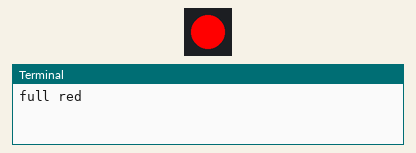
This program was run on a simulated Raspberry Pi (BCM pin numbers). Parts: 1 RGB LEDs in strip order, left to right, the last lines printed to the terminal. At 18.0 s the program stops and its outputs stay as they are.

Above: at 0.1 s.
At 3.1 s:
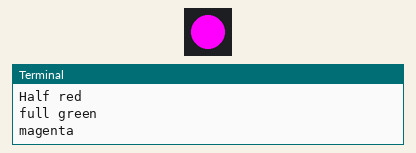
At 6.1 s:
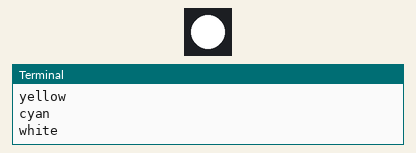
At 18.1 s:
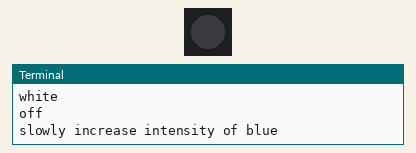
Timing chart, 0 to 19.5 s (numbered marks = the images above):
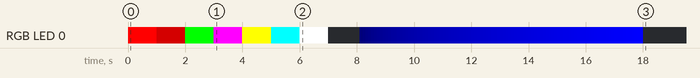

Measured:
- by itself, RGB LED 0: off → RGB(255, 0, 0) at 0.00 s, → RGB(128, 0, 0) 1.0 s later, → RGB(0, 255, 0) 1.0 s later, → RGB(255, 0, 255) 1.0 s later, … (108 changes in this stretch)

The program:

rgbLed.py
```python
'''
Simple python script to play with an RGB LED
https://gpiozero.readthedocs.io/en/stable/recipes.html#full-color-led
(I didn't get this working because my LEDs were not the same type as expected in the example)

To setup:

To run:
    1. `python rgbLed.py`
'''

from gpiozero import RGBLED
from time import sleep


led = RGBLED(red=9, green=10, blue=11)

print ("full red")
led.red = 1
sleep(1)

print("Half red")
led.red = 0.5
sleep(1)


print("full green")
led.color = (0, 1, 0)
sleep(1)

print("magenta")
led.color = (1, 0, 1)
sleep(1)

print("yellow")
led.color = (1, 1, 0)
sleep(1)

print("cyan")
led.color = (0, 1, 1)
sleep(1)

print("white")
led.color = (1, 1, 1)
sleep(1)

print("off")
led.color = (0, 0, 0)
sleep(1)

print("slowly increase intensity of blue")
for n in range(100):
    led.blue = n/100
    sleep(0.1)
```
